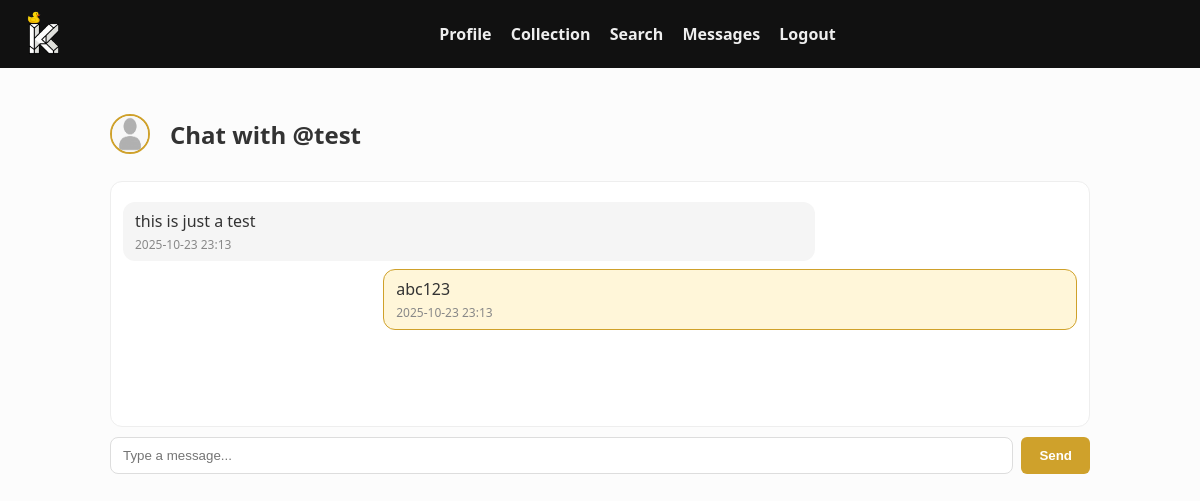
The app's page /messages/with/test (signed in), older data.
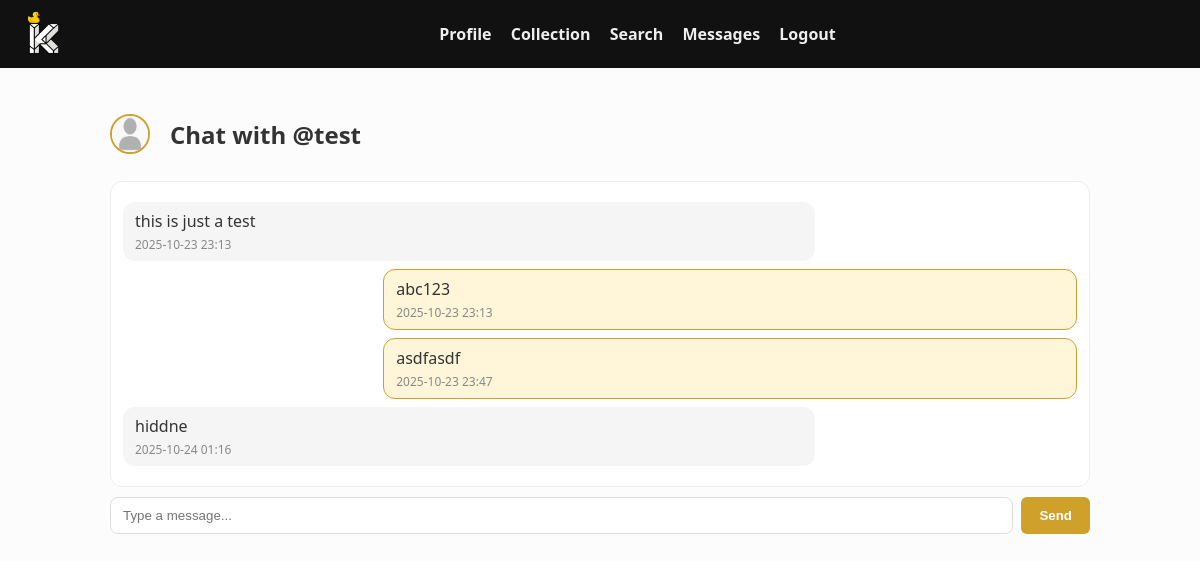
The same page, newer data.
### kluster/models.py (models this page shows, shortened)
class User(db.Model, UserMixin):
    __tablename__ = "users"
    id = db.Column(db.Integer, primary_key=True)
    email = db.Column(db.String(255), unique=True, nullable=False, index=True)
    username = db.Column(db.String(80), unique=True, nullable=False)
    password_hash = db.Column(db.String(255), nullable=False)
    bio = db.Column(db.Text, default="")
    specialization = db.Column(db.String(120), default="")
    created_at = db.Column(db.DateTime, default=datetime.utcnow)
    collections = db.relationship( "CollectionItem", backref="owner", lazy=True, cascade="all, delete-orphan")
    notifications = db.relationship("Notification", back_populates="user", lazy="dynamic", cascade="all, delete-orphan")

class Message(db.Model):
    __tablename__ = "messages"
    id = db.Column(db.Integer, primary_key=True)
    thread_id = db.Column(db.Integer, db.ForeignKey("message_threads.id"), nullable=False, index=True)
    sender_id = db.Column(db.Integer, db.ForeignKey("users.id"), nullable=False)
    body = db.Column(db.Text, nullable=False)
    created_at = db.Column(db.DateTime, default=datetime.utcnow)

### kluster/routes/messages.py (the view)
@messages_bp.route("/with/<username>", methods=["GET", "POST"])
@login_required
def thread(username: str):
    other = User.query.filter_by(username=username).first_or_404()
    thread = MessagingService.get_or_create_thread(current_user.id, other.id)
    if request.method == "POST":
        body = request.form.get("body", "").strip()
        if body:
            message = MessagingService.send(current_user.id, other.id, body)
            send_notification(other.id, message.id)
            return redirect(url_for("messages.thread", username=other.username))
    messages = MessagingService.thread_messages(thread.id)
    unread = Notification.query.join(Notification.message).filter(
        Notification.user_id == current_user.id,
        Notification.is_read == False,
        Message.thread_id == thread.id).all()
    for notif in unread:
        notif.is_read = True
    db.session.commit()
    return render_template("messages_thread.html", other=other, messages=messages, thread=thread)

### kluster/metrics.py (called while the page is built)
def before_request_metrics():
    request._start_time = time.perf_counter()

def after_request_metrics(response):
    try:
        latency = time.perf_counter() - getattr(request, "_start_time", time.perf_counter())
        REQUEST_LATENCY.labels(request.method, request.endpoint or "unknown").observe(latency)
        REQUEST_COUNT.labels(request.method, request.endpoint or "unknown", response.status_code).inc()
    except Exception as exc:
        log.warning("metrics_after_request_error", error=str(exc))
    return response

### kluster/routes/auth.py (called while the page is built)
@login_manager.user_loader
def load_user(user_id):
    return User.query.get(int(user_id))

### kluster/services/messaging_service.py (called while the page is built)
    @staticmethod
    def _normalize_pair(a: int, b: int) -> tuple[int, int]:
        return (a, b) if a < b else (b, a)

    @staticmethod
    def get_or_create_thread(user_a: int, user_b: int) -> MessageThread:
        a, b = MessagingService._normalize_pair(user_a, user_b)
        thr = MessageThread.query.filter_by(user_a_id=a, user_b_id=b).first()
        if thr:
            return thr
        thr = MessageThread(user_a_id=a, user_b_id=b)
        db.session.add(thr)
        db.session.commit()
        log.info("thread_created", user_a=a, user_b=b, thread_id=thr.id)
        return thr

    @staticmethod
    def thread_messages(thread_id: int) -> List[Message]:
        return Message.query.filter_by(thread_id=thread_id).order_by(Message.created_at.asc()).all()

### kluster/templates/messages_thread.html
{% extends "base.html" %}
{% block content %}
<section class="messages">
  <div class="thread-header">
    <img src="{{ url_for('static', filename='img/profile_placeholder.png') }}" class="avatar" alt="avatar">
    <h2>Chat with @{{ other.username }}</h2>
  </div>
  <div class="thread-box">
    {% for m in messages %}
      <div class="bubble {{ 'me' if m.sender_id == current_user.id else 'them' }}">
        <div class="content">{{ m.body }}</div>
        <div class="meta">{{ m.created_at.strftime('%Y-%m-%d %H:%M') }}</div>
      </div>
    {% else %}
      <p>No messages yet. Say hello!</p>
    {% endfor %}
  </div>
  <form method="post" class="thread-input">
    <input name="body" placeholder="Type a message..." autocomplete="off" required>
    <button type="submit" class="btn-primary">Send</button>
  </form>
</section>
{% endblock %}

### kluster/templates/base.html (shortened to what this page needs)
<!doctype html>
<html lang="en">
<head>
  <link rel="stylesheet" href="{{ url_for('static', filename='css/main.css') }}">
  <link rel="stylesheet" href="https://cdnjs.cloudflare.com/ajax/libs/font-awesome/6.0.0/css/all.min.css">
</head>
<body>
<header class="header">
  <div class="logo-container">
    <img src="{{ url_for('static', filename='img/logo_placeholder.png') }}" alt="Kluster Logo" class="logo" />
  </div>
  <nav class="topnav">
    <a href="{{ url_for('profile.view_profile', username=current_user.username) }}">Profile</a>
    <a href="{{ url_for('collection.view_collection') }}">Collection</a>
    <a href="{{ url_for('search.search') }}">Search</a>
    <a href="{{ url_for('messages.inbox') }}">Messages</a>
    <a href="{{ url_for('auth.logout') }}">Logout</a>
  </nav>
</header>
<main class="container">
  {% block content %}{% endblock %}
</main>
</body>
</html>

### kluster/static/css/main.css (style rules this page uses)
body { font-family: 'Segoe UI', Tahoma, Geneva, Verdana, sans-serif; margin: 0; background: #fcfcfc; color: #333; }
a { text-decoration: none; color: #cfa12b; }
button { cursor: pointer; border: none; background: #cfa12b; color: white; padding: 8px 18px; border-radius: 6px; font-weight: 600; transition: background 0.3s ease-in-out; }
.header { background: #111; padding: 10px 20px; display: flex; align-items: center; justify-content: space-between; }
.logo-container { display: flex; align-items: center; }
.logo { height: 48px; width: auto; margin-right: 12px; }
.topnav a { color: #eee; margin-left: 15px; font-weight: 600; }
.container { max-width: 980px; margin: 30px auto 40px; padding: 0 15px; }
.messages .avatar { width: 36px; height: 36px; border-radius: 50%; border: 2px solid #cfa12b; margin-right: 10px; }
.thread-header { display: flex; align-items: center; gap: 10px; margin-bottom: 10px; }
.thread-box { background: #fff; border: 1px solid #eee; border-radius: 12px; padding: 12px; min-height: 220px; max-height: 420px; overflow-y: auto; margin-bottom: 10px; }
.bubble { max-width: 70%; margin: 8px 0; padding: 8px 12px; border-radius: 12px; background: #f5f5f5; }
.bubble.me { margin-left: auto; background: #fff6d9; border: 1px solid #cfa12b; }
.bubble.them { margin-right: auto; }
.bubble .meta { font-size: 12px; color: #888; margin-top: 4px; }
.thread-input { display: flex; gap: 8px; }
.thread-input input { flex: 1; padding: 10px 12px; border: 1px solid #ddd; border-radius: 8px; }

Row changes from the older to the newer data that the page shows:
added Message: body "asdfasdf", created_at "2025-10-23 23:47"
added Message: body "hiddne", created_at "2025-10-24 01:16"
